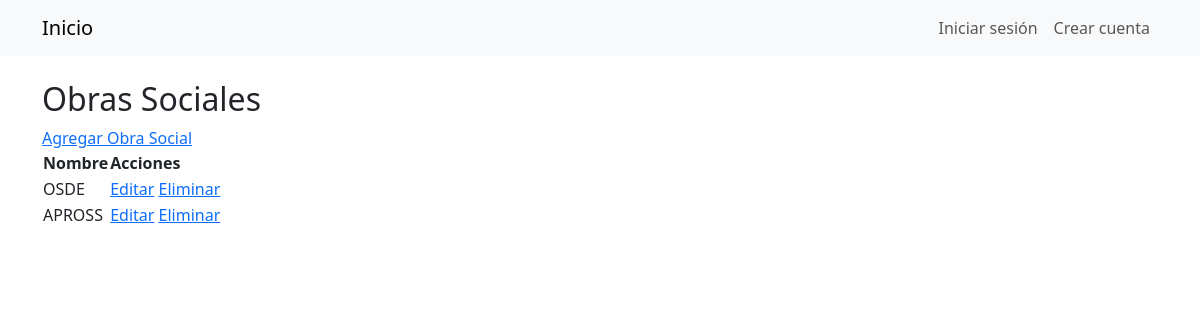
The page /obra_social/ on the database as committed earlier.
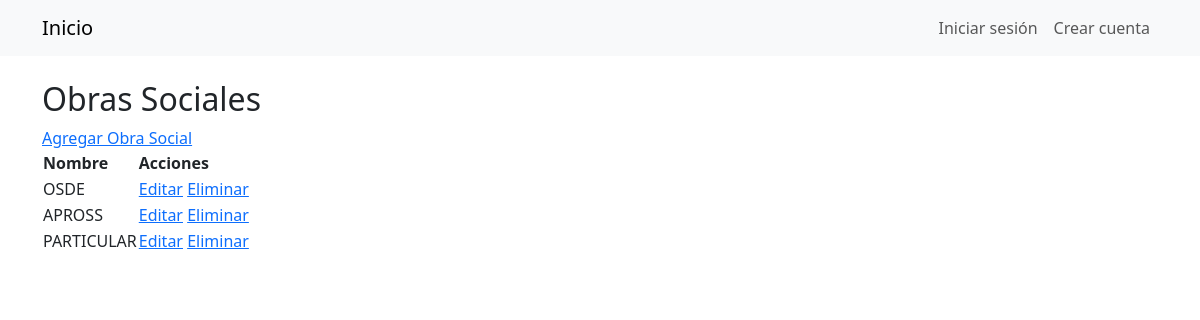
The same page on the database as committed later.
### Gestion/models/medico.py (models this page shows, shortened)
class ObraSocial(models.Model):
    nombre = models.CharField(max_length=100)

### Gestion/views.py (the view)
# urls.py: path('obra_social/', views.ObraSocialListView.as_view(), name='obra_social_list'),
class ObraSocialListView(generic.ListView):
    model = ObraSocial
    template_name = 'obraSocial/obra_social_list.html'

### Gestion/templates/obraSocial/obra_social_list.html
{% extends 'base.html' %}
{% block content %}
    <h2>Obras Sociales</h2>
    <a href="{% url 'obra_social_create' %}">Agregar Obra Social</a>
    <table>
        <thead>
            <tr>
                <th>Nombre</th>
                <th>Acciones</th>
            </tr>
        </thead>
        <tbody>
            {% for obra_social in object_list %}
                <tr>
                    <td>{{ obra_social.nombre }}</td>
                    <td>
                        <a href="{% url 'obra_social_update' obra_social.pk %}">Editar</a>
                        <a href="{% url 'obra_social_delete' obra_social.pk %}">Eliminar</a>
                    </td>
                </tr>
            {% endfor %}
        </tbody>
    </table>
{% endblock %}

Rows that differ between the two databases and show on the page:
added ObraSocial: nombre "PARTICULAR"
